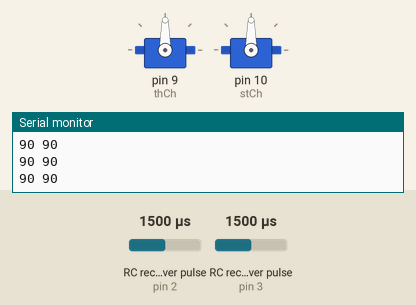
This sketch was run on a simulated Arduino Uno, built with avr-gcc and run on an emulated ATmega328P. Shown: 2 × servo, the last lines printed to the serial monitor. Wiring (inferred from the names in the program): 2 × RC receiver channel: data pin 2 / data pin 3. Inputs (shaded band) come from the test bench; at power-on: RC receiver pulse (sensors on pin 2, pin 3) 1500 µs.

Above: at 1.2 s.
1.3 s: RC receiver pulse (sensor on pin 2) set to 1250 µs
At 1.7 s:
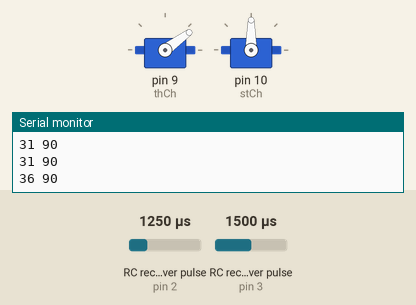
4.3 s: RC receiver pulse (sensor on pin 3) set to 1020 µs
At 4.98 s:
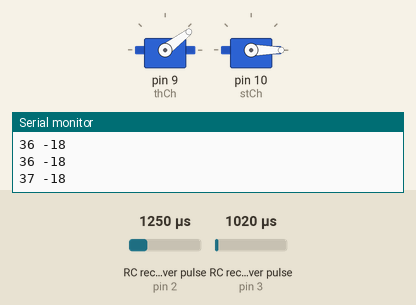
7.3 s: RC receiver pulse (sensor on pin 2) set to 1020 µs
8.8 s: RC receiver pulse (sensor on pin 3) set to 1360 µs
At 9.9 s:
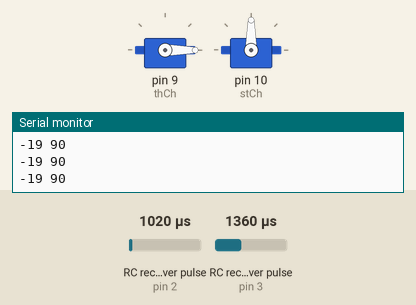
11.8 s: RC receiver pulse (sensor on pin 2) set to 1500 µs
At 12.2 s:
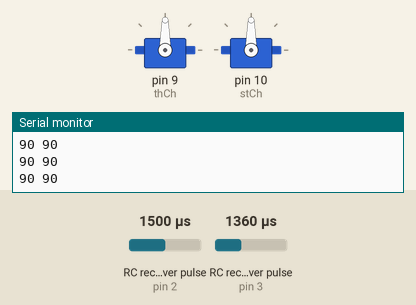
14.8 s: RC receiver pulse (sensor on pin 3) set to 1250 µs
Timing chart, 0 to 18.8 s (numbered marks = the images above; inputs shaded):
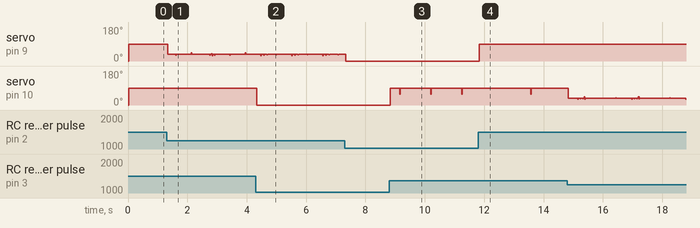

The sketch:

arduinoRCPserial.ino
```cpp
#include <Servo.h>

///Pins that are connected to the receiver's channels
#define ch1 2
#define ch2 3
///Pins that are connected to the sensors
#define linePin1 A4
///Pins that are connected to the RoboClaw controller
#define thCh 9  //Connect to S1
#define stCh 10 //Connect to S2

///Functions that are called upon when a matching interruption event occurs
///Calculates the width of the servo signal pulse
///No parameters
///Returns nothing
void pulseCalcCh1();
void pulseCalcCh2();

///Function that translates pulse width to a matching velocity
///Parameter is the pulse time variable (volatile unsigned long)
///Returns the velocity (int)
int pulseToVel(volatile unsigned long pulseTime, int chType);

///Variables related to pulse width measurement
volatile unsigned long lastTimeCh1 = 0, lastTimeCh2 = 0, riseTimeCh1 = 0, riseTimeCh2 = 0, pulseTimeCh1 = 0, pulseTimeCh2 = 0;

///Servo variables related to the RoboClaw channels - Throttle and Steer
Servo rcThrotle, rcSteering;

///Variables that store the sensor values
int  lineV;

///Variable that stores the velocity of the actions - Throttle and Steer
int velTh = 90;
int velSt = 90;

///thType e stType são variáveis que controlam o canal
int thType = 0;
int stType = 1;

void setup() {
  attachInterrupt(digitalPinToInterrupt(ch1), pulseCalcCh1, CHANGE);
  attachInterrupt(digitalPinToInterrupt(ch2), pulseCalcCh2, CHANGE);
  rcThrotle.attach(thCh);
  rcSteering.attach(stCh);
  Serial.begin(9600);
}

void loop() {
  ///Stores the value read by the line sensor
  //lineV = analogRead(linePin1);
  lineV = 400;

  if ((millis() - lastTimeCh1) > 200) pulseTimeCh1 = 1468;
  if ((millis() - lastTimeCh2) > 200) pulseTimeCh2 = 1468;

  ///Calculates throttle velocity
  velTh = pulseToVel(pulseTimeCh1, thType);
  velSt = pulseToVel(pulseTimeCh2, stType);
  //Serial.print(pulseTimeCh1); Serial.print("  ");
  Serial.print(velTh); Serial.print(" ");
  Serial.println(velSt);
  rcThrotle.write(velTh);
  rcSteering.write(velSt);
}

int pulseToVel(volatile unsigned long pulseTime, int chType) {
  int vel;
  if (!chType) {
    if (pulseTime > 1600)  vel = map(pulseTime, 1468, 2028, 90, 180);
    else if (pulseTime < 1350)  vel = map(pulseTime, 1100, 1468, 0, 90);
    else vel = 90;
    if (lineV < 80) vel = 90;
  }
  else {
    if (pulseTime > 1550)  vel = map(pulseTime, 1480, 1760, 90, 180);
    else if (pulseTime < 1350)  vel = map(pulseTime, 1100, 1480, 0, 90);
    else vel = 90;
    if (lineV < 80) vel = 90;
  }
  return vel;
}

void pulseCalcCh1() {
  //record the interrupt time so that we can tell if the receiver has a signal from the transmitter
  lastTimeCh1 = millis();
  //if the pin has gone HIGH, record the microseconds since the Arduino started up
  if (digitalRead(ch1) == HIGH)   riseTimeCh1 = micros();
  //otherwise, the pin has gone LOW
  else  {
    //only worry about this if the timer has actually started
    if (riseTimeCh1 != 0) {
      //record the pulse time
      pulseTimeCh1 = (volatile unsigned long)micros() - riseTimeCh1;
      //restart the timer
      riseTimeCh1 = 0;
    }
  }
}

void pulseCalcCh2() {
  //record the interrupt time so that we can tell if the receiver has a signal from the transmitter
  lastTimeCh2 = millis();
  //if the pin has gone HIGH, record the microseconds since the Arduino started up
  if (digitalRead(ch2) == HIGH)   riseTimeCh2 = micros();
  //otherwise, the pin has gone LOW
  else  {
    //only worry about this if the timer has actually started
    if (riseTimeCh2 != 0) {
      //record the pulse time
      pulseTimeCh2 = (volatile unsigned long)micros() - riseTimeCh2;
      //restart the timer
      riseTimeCh2 = 0;
    }
  }
}
```

Measured:
- after the input at 4.3 s, servo on pin 10 (stCh): 90° → 0° at once
- after the input at 8.8 s, servo on pin 10 (stCh): 0° → 90° at once
- after the input at 11.8 s, servo on pin 9 (thCh): 0° → 90° at once
